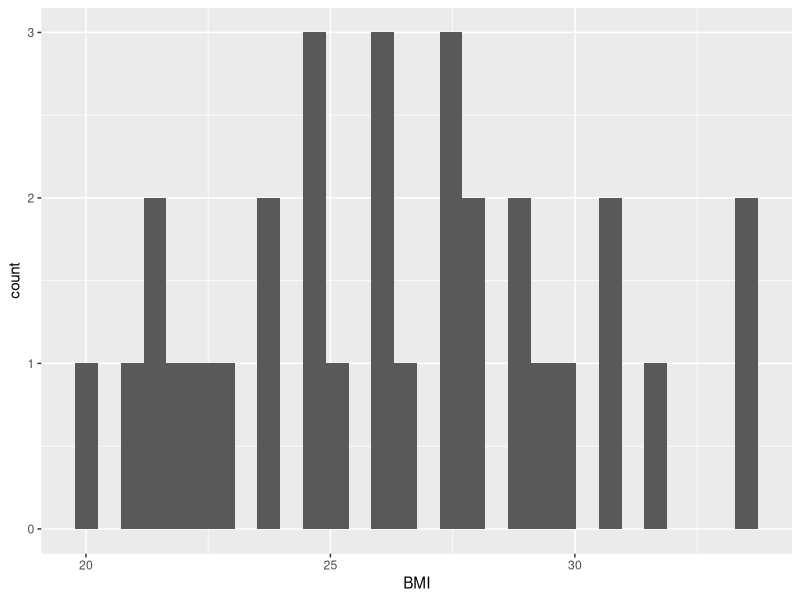
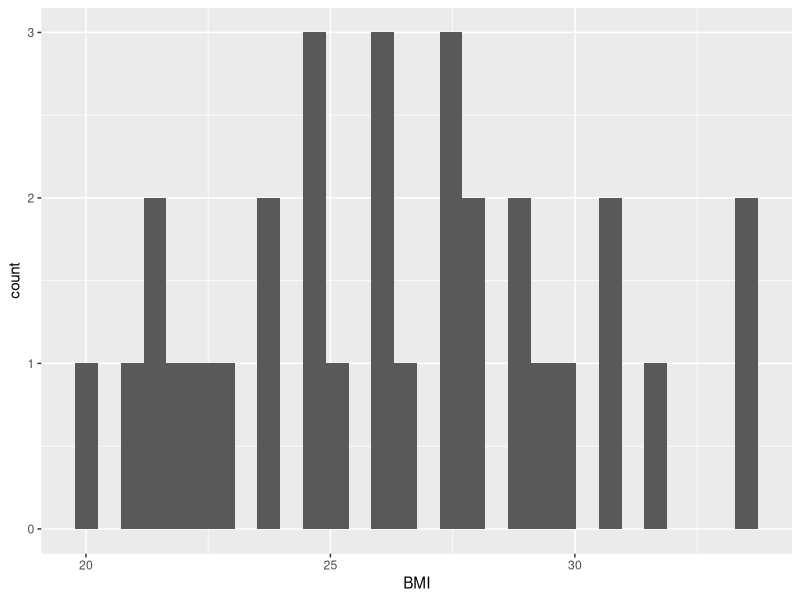
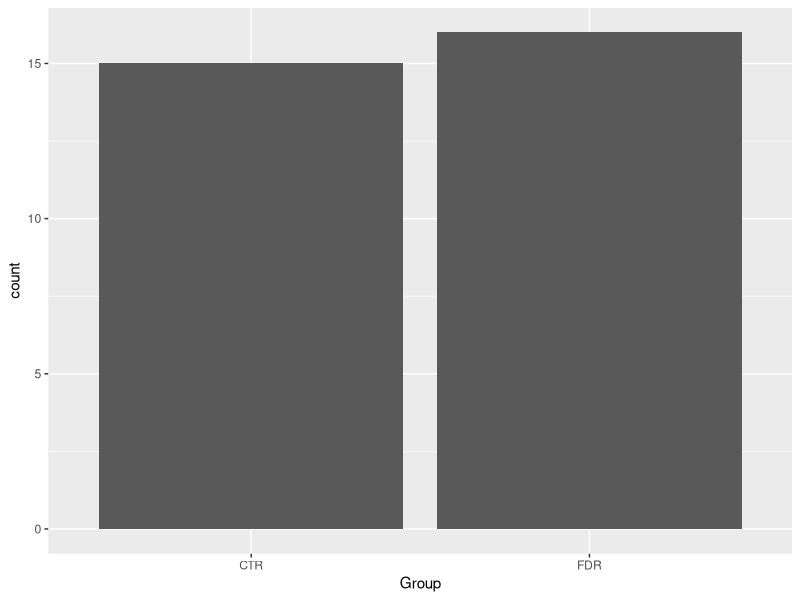
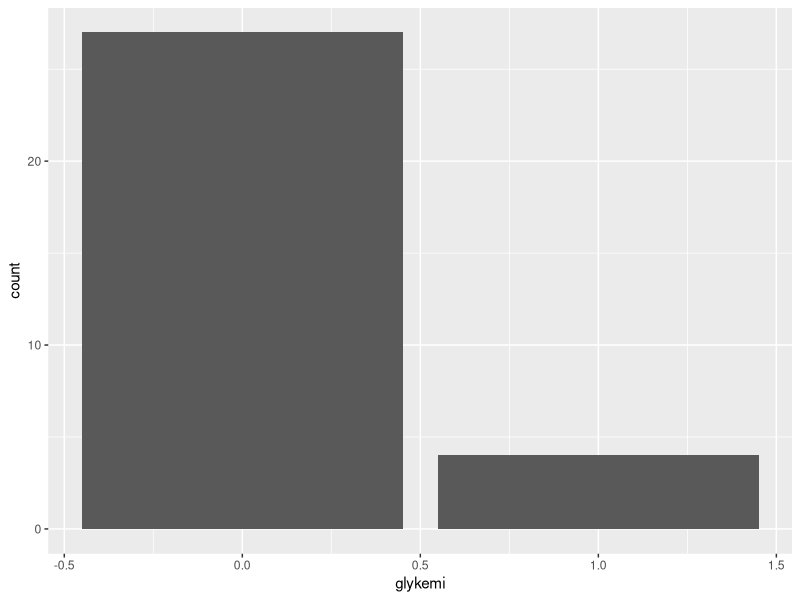
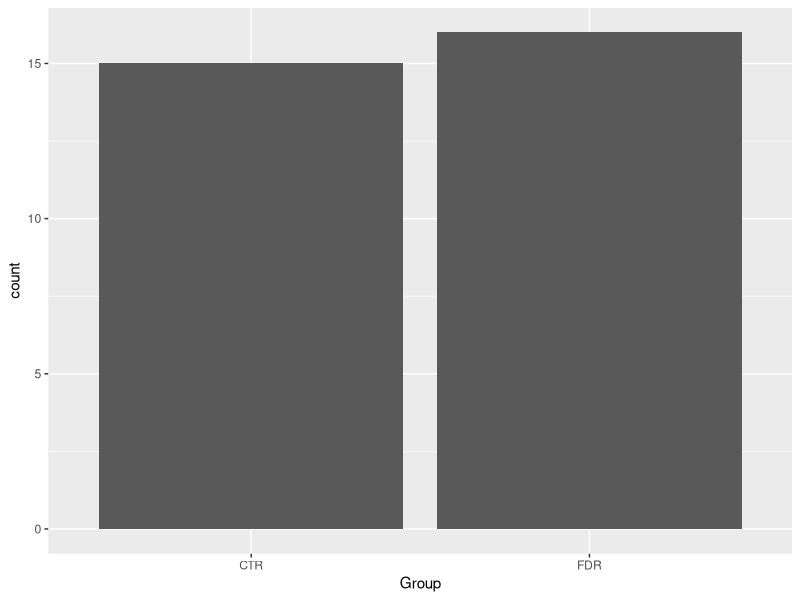
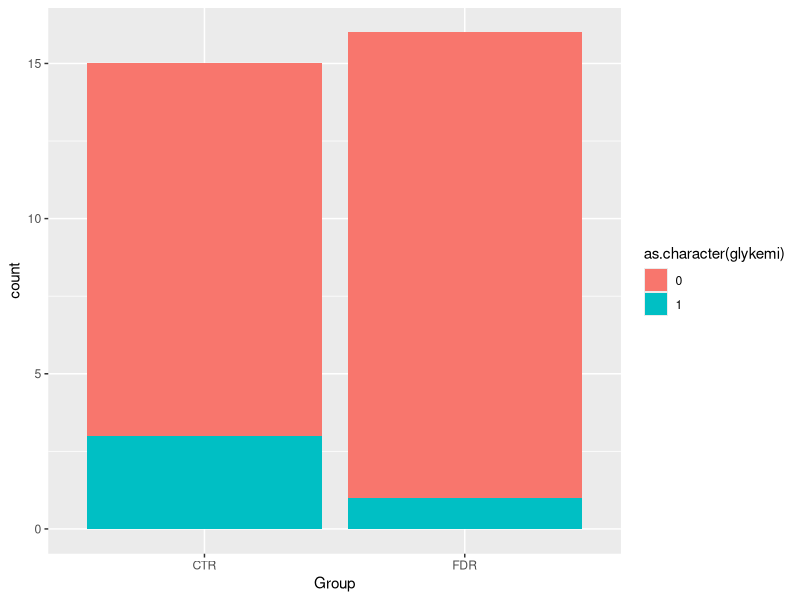
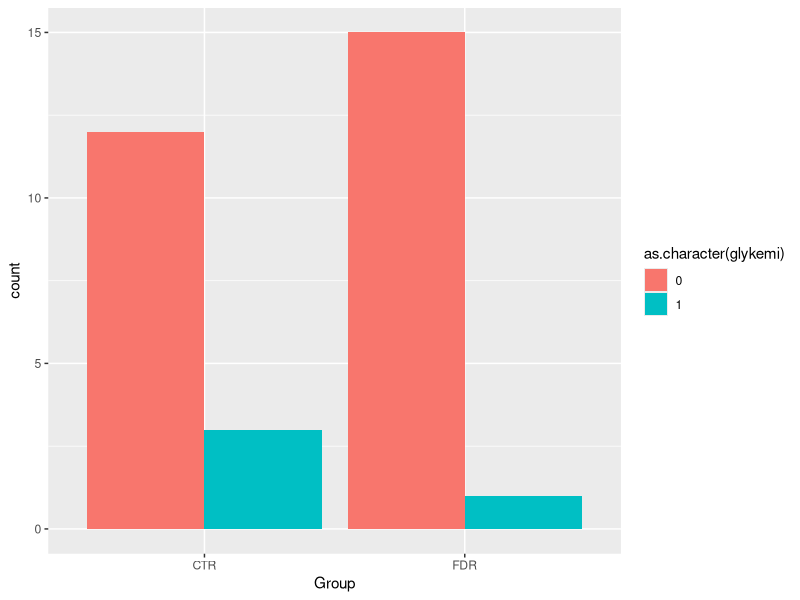
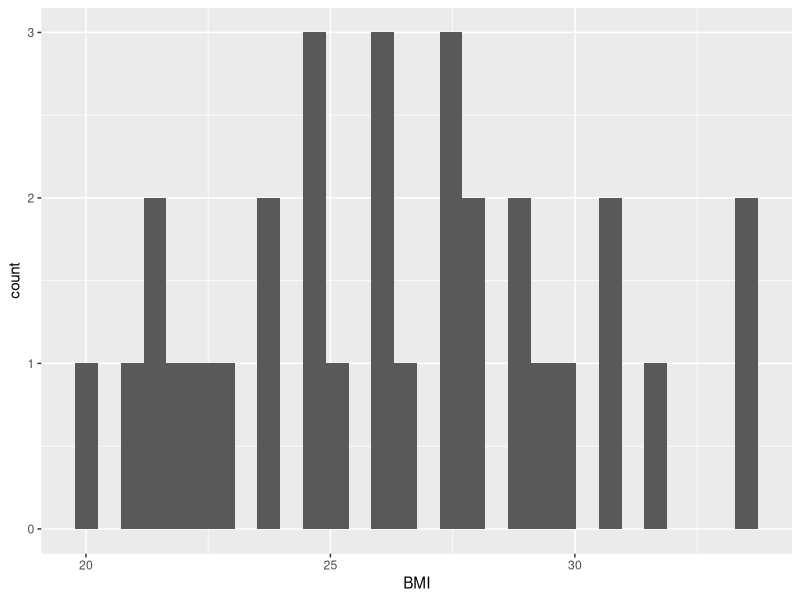

These charts were generated, in order, by the following R code:
## ---- chunk 1
1 + 1
## ---- chunk 2
#| message: false
#| warning: false
library(tidyverse)
post_meal_data <- read_csv2(
  here::here("data/post-meal-insulin.csv")
)

small_post_meal_data <- select(post_meal_data, id, Age, BMI, Group, auc_pg, auc_ins, glykemi)

tidier_post_meal_data <- small_post_meal_data |>
  rename(
    auc_glucose = auc_pg,
    auc_insulin = auc_ins
  ) |>
  filter(glykemi == 0) |>
  select(-glykemi)

tidied_post_meal_data <- tidier_post_meal_data |>
  mutate(
    insulin_glucose_ratio = auc_insulin / auc_glucose,
    Group = if_else(Group == "CTR", "Control", "First-degree relative")
  )
## ---- chunk 3
post_meal_data
## ---- chunk 4
glimpse(post_meal_data)
## ---- chunk 5
3 * 3
## ---- chunk 6
ggplot(post_meal_data, aes(x = BMI)) +
  geom_histogram()
## ---- chunk 7
#| fig-cap: "Distribution of BMI"
#| label: fig-bmi-histo
ggplot(post_meal_data, aes(x = BMI)) +
  geom_histogram()
## ---- chunk 8
#| fig-cap: "Distribution of Group"
#| label: fig-Group-bar
ggplot(post_meal_data, aes(x = Group)) +
  geom_bar()
## ---- chunk 9
#| fig-cap: "Distribution of Glykemi"
#| label: fig-glykemi-bar
ggplot(post_meal_data, aes(x = glykemi)) +
  geom_bar()
## ---- chunk 10
post_meal_data |>
  ggplot(aes(x = Group, fill = glykemi)) +
  geom_bar()
## ---- chunk 11
post_meal_data |>
  ggplot(aes(x = Group, fill = as.character(glykemi))) +
  geom_bar()
## ---- chunk 12
post_meal_data |>
  ggplot(aes(x = Group, fill = as.character(glykemi))) +
  geom_bar(position = position_dodge())
## ---- chunk 13
ggplot(post_meal_data, aes(x = BMI)) +
  geom_histogram()
## ---- chunk 14
ggplot(post_meal_data, aes(x = glykemi)) +
  geom_bar()
## ---- chunk 15
#| label: fig-bmi-glykemi
#| fig-cap: "BMI and glycemia, side by side"
#| fig-subcap:
#| - "Distribution of BMI"
#| - "Number of those with glycemia"
#| layout-ncol: 2

ggplot(post_meal_data, aes(x = BMI)) +
  geom_histogram()
ggplot(post_meal_data, aes(x = glykemi)) +
  geom_bar()
## ---- chunk 16
ggplot(post_meal_data, aes(x = BMI, y = auc_pg)) +
  geom_point()
## ---- chunk 17
#| fig-cap: "Scatterplot showing BMI against AUC of plasma glucose"
#| label: fig-bmi-auc-pg
ggplot(post_meal_data, aes(x = BMI, y = auc_pg)) +
  geom_point() +
  geom_smooth()
## ---- chunk 18
select(post_meal_data, Age)

select(post_meal_data, Age, BMI, Weight)

select(post_meal_data, -Group)

select(post_meal_data, starts_with("PG"))
select(post_meal_data, ends_with("DXA"))
select(post_meal_data, contains("0"))
## ---- chunk 19
small_post_meal_data |>
  rename(auc_glucose = auc_pg)

small_post_meal_data |>
  rename(
    auc_glucose = auc_pg,
    auc_insulin = auc_ins
  )
## ---- chunk 20
# Task 1.
select(post_meal_data, contains("OGTT"))

# Task 2.
select(post_meal_data, contains(".."), -contains("...")) |>
  rename(
    P.Glucose.minus5.OGTT = P.Glucose..5.OGTT,
    Insulin.minus5.OGTT = Insulin..5.OGTT.X
  )

# Task 3.
select(post_meal_data, id, BMI, Length, Weight, Age) |>
  rename(
    Height = Length
  )
## ---- chunk 21
small_post_meal_data |>
  filter(glykemi == 1)

small_post_meal_data |>
  filter(BMI >= 25)

small_post_meal_data |>
  filter(Group == "CTR")
## ---- chunk 22
small_post_meal_data |>
  filter(Group == "CTR", BMI >= 25)

small_post_meal_data |>
  filter(Group == "CTR" | BMI >= 25)
## ---- chunk 23
tidier_post_meal_data |>
  mutate(
    insulin_glucose_ratio =
      auc_insulin / auc_glucose,
    Group = if_else(Group == "CTR",
      "Control", "First-degree relative"
    )
  )
## ---- chunk 24
# Task 1.
post_meal_data |>
  filter(BMI >= 20 & BMI <= 40 & Group == "FDR")

# Task 2.
post_meal_data |>
  mutate(
    percent_body_fat = (Fat.mass.DXA / Weight) * 100
  ) |>
  filter(percent_body_fat > 30)
## ---- chunk 25
tidied_post_meal_data |>
  mutate(overweight = if_else(BMI >= 25,
    "Overweight", "Not overweight"
  )) |>
  ggplot(aes(x = overweight, y = insulin_glucose_ratio)) +
  geom_jitter()
## ---- chunk 26
tidied_post_meal_data |>
  filter(BMI < 30) |>
  ggplot(aes(x = Age, y = auc_insulin, colour = Group)) +
  geom_point()
## ---- chunk 27
tidied_post_meal_data |>
  filter(BMI < 30) |>
  mutate(young = if_else(Age < 40, "Young", "Old")) |>
  ggplot(aes(x = BMI, y = insulin_glucose_ratio, colour = Group)) +
  geom_point() +
  facet_grid(rows = vars(young)) +
  labs(
    x = "Body Mass Index",
    y = "Insulin to glucose ratio"
  )
## ---- chunk 28
#| label: fig-multidimensional
#| fig-cap: "Two, mult-dimensional plots of our data."
#| fig-subcap:
#|   - "Distribution of percent body fat by group and age category."
#|   - "Relationship between BMI and bone mineral density, split by insulin sensitivity."
#| layout-ncol: 2
# Task 1.
post_meal_data |>
  mutate(
    percent_body_fat = (Fat.mass.DXA / Weight) * 100,
    young = if_else(Age < 40, "Young", "Old")
  ) |>
  ggplot(aes(x = Group, y = percent_body_fat, colour = young)) +
  geom_jitter(width = 0.2)

# Task 2.
post_meal_data |>
  mutate(
    insulin_glucose_ratio = (auc_ins / auc_pg),
    insulin_insensitive = if_else(insulin_glucose_ratio >
      mean(insulin_glucose_ratio), "Insensitive", "Sensitive")
  ) |>
  ggplot(aes(x = BMI, y = Bone.mineral.DXA, colour = insulin_insensitive)) +
  geom_point() +
  geom_smooth() +
  facet_grid(cols = vars(insulin_insensitive))
## ---- chunk 29
# Tasks 1. and 2.
post_meal_data |>
  mutate(hyperglycemia = if_else(glykemi == 1, "Yes", "No")) |>
  ggplot(aes(x = Group, fill = hyperglycemia)) +
  geom_bar(position = position_dodge()) +
  scale_fill_viridis_d(option = "cividis")

# Tasks 3. and 4.
post_meal_data |>
  ggplot(aes(x = auc_pg, y = auc_ins, colour = BMI)) +
  geom_point() +
  scale_color_viridis_c()
## ---- chunk 30
tidied_post_meal_data |>
  summarise(
    max_bmi = max(BMI),
    min_bmi = min(BMI)
  )
## ---- chunk 31
#| label: tbl-mean-age-bmi
#| tbl-cap: "Mean values of age and BMI for each group."
tidied_post_meal_data |>
  group_by(Group) |>
  summarise(
    "Mean Age (yrs)" = round(mean(Age), 1),
    "Mean BMI (kg/m^2)" = round(mean(BMI), 1)
  ) |>
  ungroup() |>
  knitr::kable()
